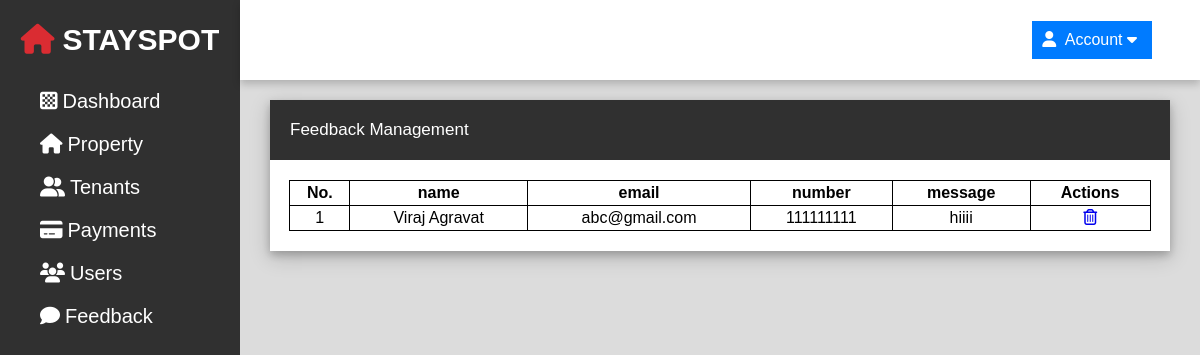
Screenshot of /admin/feedback.php (signed in) with the database file from the repository.
### tables this page shows
CREATE TABLE `contact_us` (
  `contact_id` int(5) NOT NULL,
  `name` varchar(255) NOT NULL,
  `email` varchar(255) NOT NULL,
  `number` varchar(12) NOT NULL,
  `message` text NOT NULL
);

### admin/feedback.php (the view, shortened to what this page needs)
<?php
    include 'db/db.php';
    if (isset($_SESSION['admin_name']))
    {
?>
<!DOCTYPE html>
<html lang="en">
<head>
    <link rel="stylesheet" href="css/styles.css">
    <link rel="stylesheet" href="https://cdnjs.cloudflare.com/ajax/libs/font-awesome/6.2.0/css/all.min.css">
</head>
<body>
    <div class="side-menu">
        <div class="brand-name">
            <h1><i class="fas fa-house"></i>STAYSPOT</h1>
        </div>
        <ul>
            <li><a href="index.php"><i class="fa-solid fa-chess-board"></i><span>Dashboard</span></a></li>
            <li><a href="property.php"><i class="fa-solid fa-house"></i><span>Property</span></a></li>
            <li><a href="tenants.php"><i class="fa fa-user-friends"></i><span>Tenants</span></a></li>
            <li><a href="payments.php"><i class="fas fa-credit-card"></i><span>Payments</span></a></li>
            <li><a href="users.php"><i class="fa fa-users"></i><span>Users</span></a></li>
            <li><a href="feedback.php"><i class="fa-solid fa-comment"></i><span>Feedback</span></a></li>
        </ul>
    </div>
    <div class="container">
        <div class="header">
            <div class="nav">
                <div class="account">
                    <div class="dropdown">
                        <button class="dropbtn"><i class="fa fa-user"></i> Account <i class="fa fa-caret-down"></i></button>
                    </div>
                </div>
            </div>
        </div>
        <div class="content">
            <div class="main">
                <div class="h1">
                    <h1>Feedback Management</h1>
                </div>
                <div class="info">
                    <table cellpadding="10px">
                        <tr>
                            <th>No.</th>
                            <th>name</th>
                            <th>email</th>
                            <th>number</th>
                            <th>message</th>
                            <th>Actions</th>
                        </tr>
                        <?php
                        $i=1;
                        $result = mysqli_query($con,"select * from contact_us");
                        while($row = mysqli_fetch_assoc($result)) { ?>
                        <tr>
                            <td><?php echo $i++; ?></td>
                            <td><?php echo $row['name']; ?></td>
                            <td><?php echo $row['email']; ?></td>
                            <td><?php echo $row['number']; ?></td>
                            <td><?php echo $row['message']; ?></td>
                            <td><a href='feedback.php?delete=<?php echo $row['contact_id']; ?>' onclick="return confirm('delete this feedback?');"><i class="fa-regular fa-trash-can"></i></a></td>
                         </tr>
                         <?php } ?>
                    </table>
                </div>
            </div>
        </div>
    </div>
</body>
</html>
<?php
    }
    else{
        header("location: login.php");
    }
?>

### admin/css/styles.css (style rules this page uses)
* { margin: 0; padding: 0; box-sizing: border-box; font-family: 'Poppins', sans-serif; }
body { min-height: 100vh; }
a { text-decoration: none; }
li { list-style: none; }
.side-menu { position: fixed; background-color: #303030; width: 20vw; min-height: 100vh; display: flex; flex-direction: column; }
.side-menu .brand-name { font-size: 15px; height: 10vh; display: flex; align-items: center; justify-content: center; text-decoration: no; }
.side-menu .brand-name h1 { color: white; }
.side-menu .brand-name h1 i { color: #DA2C32; margin-right: 8px; }
.side-menu li { font-size: 20px; padding: 10px 40px; color: white; display: flex; align-items: center; }
.side-menu li i { margin-right: 5px; }
.side-menu li a { text-decoration: none; color: white; }
.container { position: absolute; right: 0; width: 80vw; height: 100vh; background: #f1f1f1; }
.container .header { position: fixed; top: 0; right: 0; width: 80vw; height: 10vh; background: white; display: flex; align-items: center; justify-content: center; box-shadow: 0 4px 8px 0 rgba(0, 0, 0, 0.2); z-index: 1; }
.container .header .nav { width: 90%; display: flex; align-items: center; }
.account { position: relative; display: inline-block; margin-left: auto; }
.dropdown { position: relative; display: inline-block; }
.dropbtn { background-color: #007bff; color: white; padding: 10px; font-size: 16px; border: none; cursor: pointer; transition: all 0.6s ease; }
.fa { margin-right: 5px; }
.container .content { position: relative; margin-top: 10vh; min-height: 90vh; background: #dcdcdc; padding: 20px 30px; }
.container .content .main { background: white; box-shadow: 0 4px 8px 0 rgba(0, 0, 0, 0.2), 0 6px 20px 0 rgba(0, 0, 0, 0.19); }
.container .content .main .h1 h1 { font-size: 17px; padding: 20px 20px; color: white; font-weight: 200; background-color: #303030; }
.container .content .info { color: black; padding: 20px 15px; display: flex; align-items: center; justify-content: center; flex-wrap: wrap; }
.container .content .info table { width: 99%; }
.container .content .info table,tr,td,th { text-align: center; padding: 3px 3px; border: 1px solid black; border-collapse: collapse; }
.container .content .info table i { font-size: 1rem; }

### rows the page displays
contact_us: name "Viraj Agravat", email "abc@gmail.com", number "111111111", message "hiiii"
